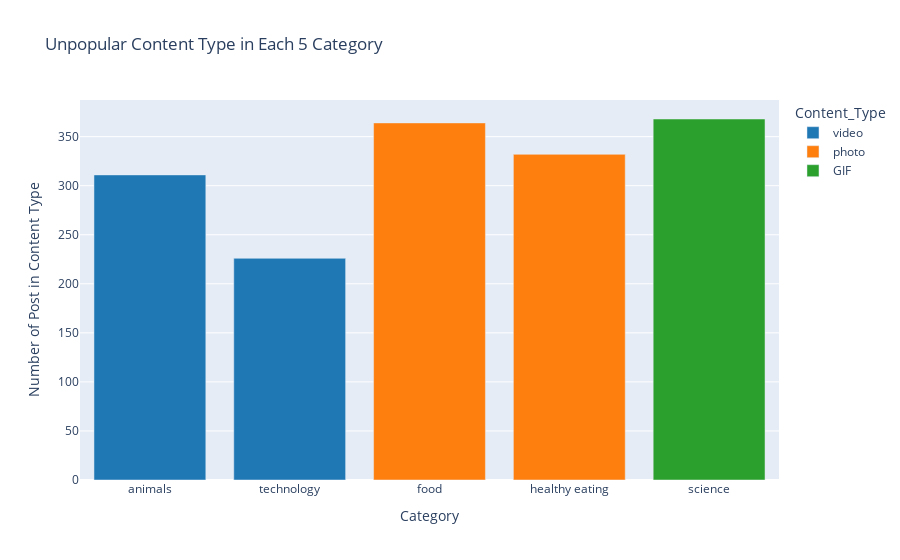

The code cell stored with this chart in its notebook:
### Code cell
top_content_type_in_low5_cat_fig = px.bar(unpop_max_rows, 
                                          x='Category', 
                                          y='Count', 
                                          color='Content_Type',
                                          color_discrete_sequence= px.colors.qualitative.D3,
                                          title = "Unpopular Content Type in Each 5 Category")
top_content_type_in_low5_cat_fig.update_yaxes(title_text='Number of Post in Content Type')

### Figure 1 — Plotly figure (JSON) as saved in the notebook; plotly's stock layout.template omitted (floating-point values rounded to 4 significant figures)
{"data": [{"alignmentgroup": "True", "hovertemplate": "Content_Type=video<br>Category=%{x}<br>Count=%{y}<extra></extra>", "legendgroup": "video", "marker": {"color": "#1F77B4", "pattern": {"shape": ""}}, "name": "video", "offsetgroup": "video", "orientation": "v", "showlegend": true, "textposition": "auto", "type": "bar", "x": ["animals", "technology"], "xaxis": "x", "y": [311, 226], "yaxis": "y"}, {"alignmentgroup": "True", "hovertemplate": "Content_Type=photo<br>Category=%{x}<br>Count=%{y}<extra></extra>", "legendgroup": "photo", "marker": {"color": "#FF7F0E", "pattern": {"shape": ""}}, "name": "photo", "offsetgroup": "photo", "orientation": "v", "showlegend": true, "textposition": "auto", "type": "bar", "x": ["food", "healthy eating"], "xaxis": "x", "y": [364, 332], "yaxis": "y"}, {"alignmentgroup": "True", "hovertemplate": "Content_Type=GIF<br>Category=%{x}<br>Count=%{y}<extra></extra>", "legendgroup": "GIF", "marker": {"color": "#2CA02C", "pattern": {"shape": ""}}, "name": "GIF", "offsetgroup": "GIF", "orientation": "v", "showlegend": true, "textposition": "auto", "type": "bar", "x": ["science"], "xaxis": "x", "y": [368], "yaxis": "y"}], "layout": {"barmode": "relative", "legend": {"title": {"text": "Content_Type"}, "tracegroupgap": 0}, "title": {"text": "Unpopular Content Type in Each 5 Category"}, "xaxis": {"anchor": "y", "domain": [0, 1], "title": {"text": "Category"}}, "yaxis": {"anchor": "x", "domain": [0, 1], "title": {"text": "Number of Post in Content Type"}}}}
